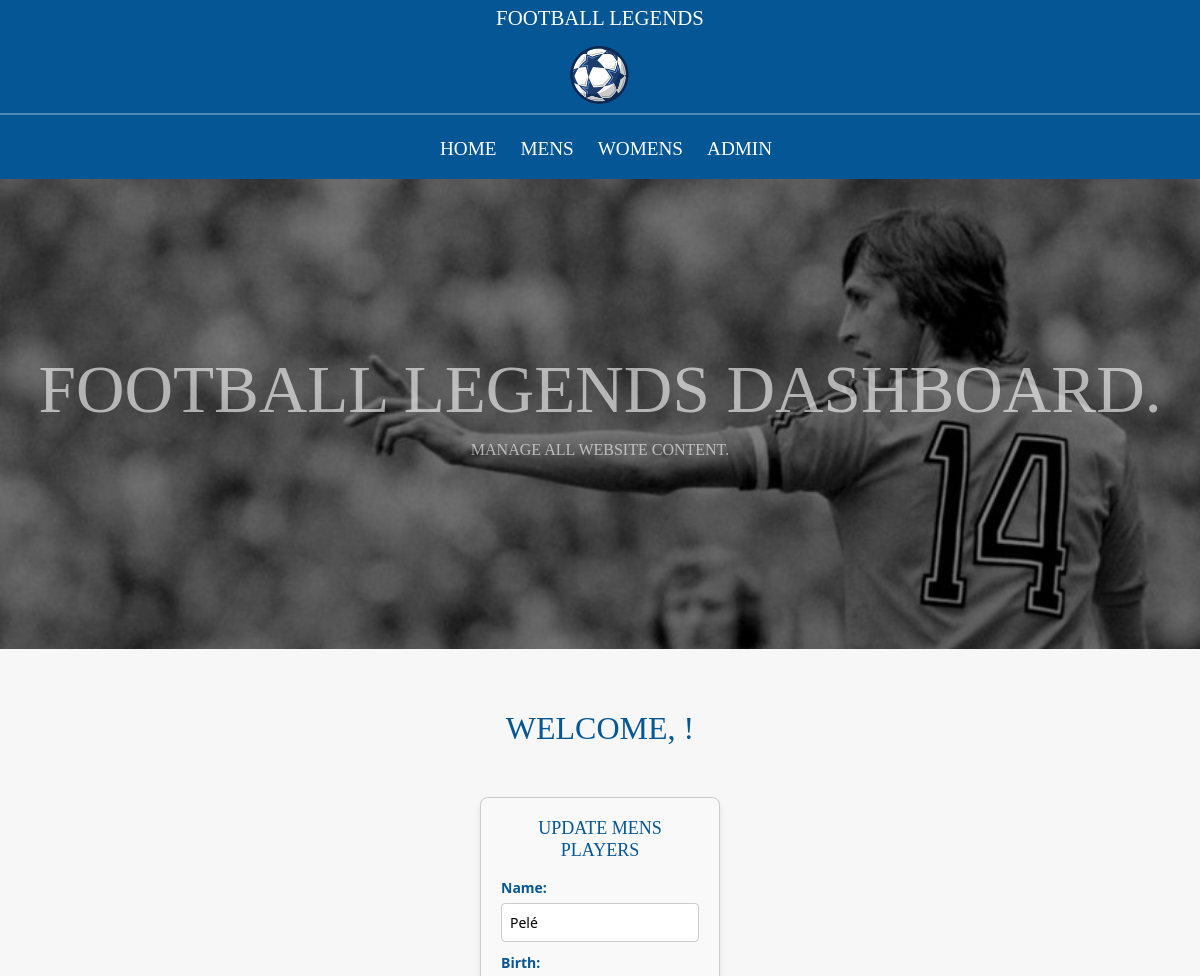
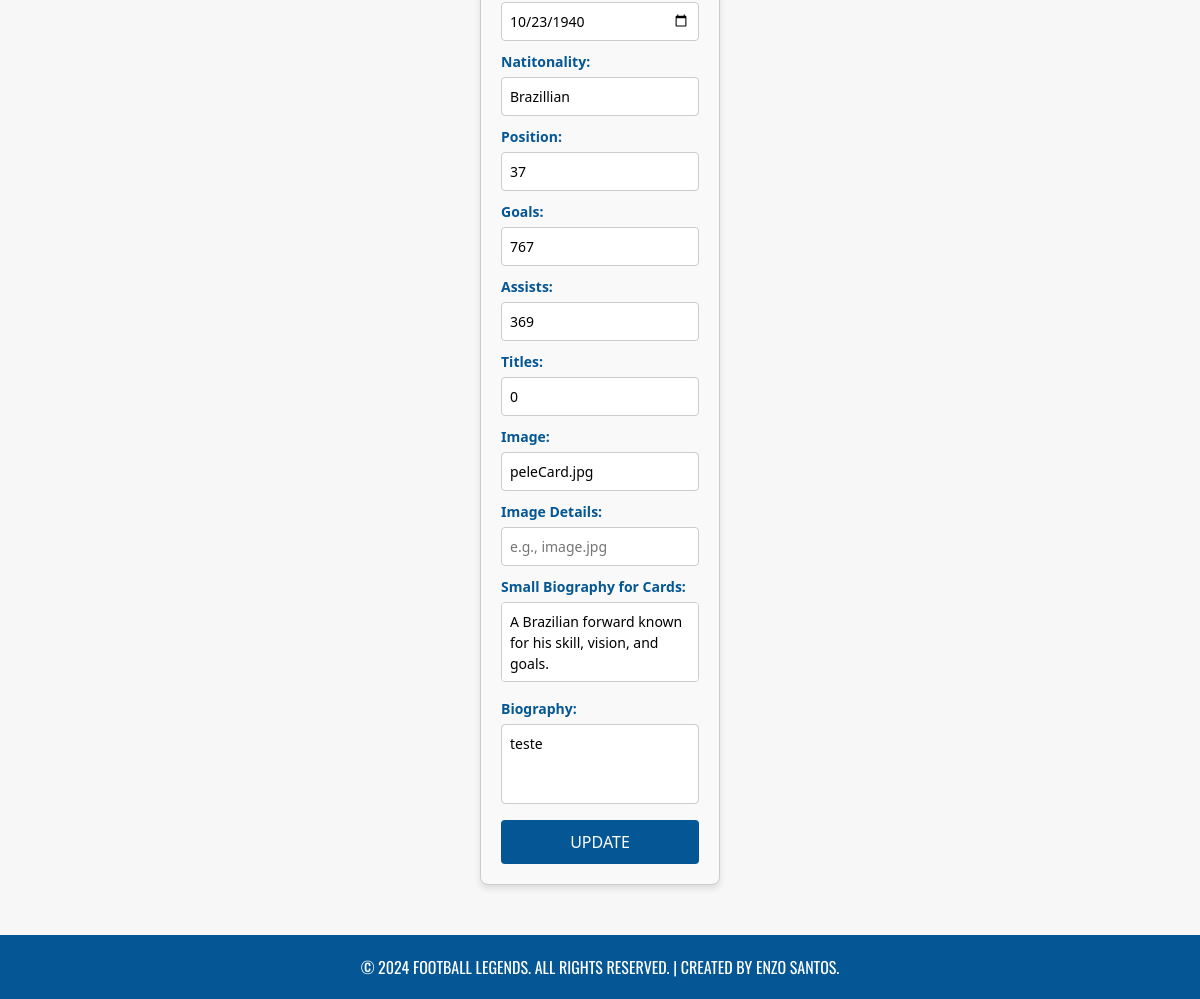
Screenshot of /pages/updateMens.php?id=36 with the database file from the repository (2 pictures, top to bottom).
### tables this page shows
CREATE TABLE `mens` (
  `id` int(11) NOT NULL,
  `name` varchar(100) NOT NULL,
  `birth_date` date NOT NULL,
  `nationality` varchar(50) NOT NULL,
  `goals` int(11) NOT NULL,
  `assists` int(11) NOT NULL,
  `titles` int(11) NOT NULL,
  `biography` text NOT NULL,
  `position` varchar(30) NOT NULL,
  `image_main` varchar(255) NOT NULL,
  `image_details` varchar(255) NOT NULL,
  `mini_bio` text NOT NULL
);

### pages/updateMens.php (the view, shortened to what this page needs)
<?php
include_once('../functions/functions.php');
$dbConnect = dbLink();
$id = $_GET['id'];
$name = returnMensDetails($dbConnect, $id, 'name');
$birth_date = returnMensDetails($dbConnect, $id, 'birth_date');
$nationality = returnMensDetails($dbConnect, $id, 'nationality');
$goals = returnMensDetails($dbConnect, $id, 'goals');
$assists = returnMensDetails($dbConnect, $id, 'assists');
$titles = returnMensDetails($dbConnect, $id, 'titles');
$biography = returnMensDetails($dbConnect, $id, 'biography');
$position = returnMensDetails($dbConnect, $id, 'position');
$image_main = returnMensDetails($dbConnect, $id, 'image_main');
$image_details = returnMensDetails($dbConnect, $id, 'image_details');
$mini_bio = returnMensDetails($dbConnect, $id, 'mini_bio');
?>
<!DOCTYPE html>
<html lang="en">
<head>
    <link href="https://cdn.jsdelivr.net/npm/bootstrap@5.3.3/dist/css/bootstrap.min.css" rel="stylesheet"
>
    <link rel="stylesheet" href="../css/style.css">
</head>
<body>
    <section id="banner-dash">
        <div class="text-banner">
            <h1> Football Legends Dashboard.</h1>
            <p>Manage all website content.</p>
        </div>
    </section>
    <div class="title-dash">
        <h2>Welcome, <?php echo $_SESSION['username']; ?>!</h2>
    </div>
    <?php
    echo ' <div class="dashboard-controls">
        <div class="form-dash-add">
            <form action="updateMensAction.php" method="post">
                <h4>Update Mens Players</h4>
                <label>Name:</label>
                <input type="text" placeholder="Players Name" name="name" value="' . $name . '">
                <label>Birth:</label>
                <input type="date" placeholder="Birth Date" name="birth_date" value="' . $birth_date . '">
                <label>Natitonality:</label>
                <input type="text" placeholder="Nationality" name="nationality" value="' . $nationality . '">
                <label>Position:</label>
                <input type="text" placeholder="Position" name="position" value="' . $position . '">
                <label>Goals:</label>
                <input type="number" placeholder="Goals" name="goals" value="' . $goals . '">
                <label>Assists:</label>
                <input type="number" placeholder="Assists" name="assists" value="' . $assists . '">
                <label>Titles:</label>
                <input type="number" placeholder="Titles" name="titles" value="' . $titles . '">
                <label>Image:</label>
                <input type="text" placeholder="e.g., image.jpg" name="image_main" value="' . $image_main . '">
                <label>Image Details:</label>
                <input type="text" placeholder="e.g., image.jpg" name="image_details" value="' . $image_details . '">
                <label>Small Biography for Cards:</label>
                <textarea name="mini_bio" maxlength="80" placeholder="Maximum 72 characters." >' . htmlspecialchars($mini_bio) . '</textarea>
                <label>Biography:</label>
                <textarea name="biography"  maxlength="2800" placeholder="Maximum 2800 characters." >' . htmlspecialchars($biography) . '</textarea>
                <input type="hidden" name="id" value="' . $id . '">
                <input type="submit" value="UPDATE">
            </form>
        </div>'
    ?>
    </div>
    <footer>
        <p>&copy; 2024 Football Legends. All rights reserved. | Created by Enzo Santos.</p>
    </footer>
</body>
</html>

### css/style.css (style rules this page uses)
* { padding: 0; margin: 0; box-sizing: border-box; }
body { background-color: #f7f7f7; }
.text-banner p { color: rgba(255, 255, 255, 0.6); font-family: 'SSports World-Regular'; text-transform: uppercase; text-align: center; }
footer { background-color: #045694; padding: 1.25em; color: #fff; text-align: center; height: 4em; font-family: "Oswald", serif; text-transform: uppercase; }
.title-dash { color: #045694; font-family: 'SSports World-Regular'; text-transform: uppercase; text-align: center; margin-top: 4em; font-size: 15px; }
#banner-dash { background: linear-gradient(rgba(0, 0, 0, 0.5), rgba(0, 0, 0, 0.5)), url('../img/cruyff2.jpg'); background-size: cover; height: 470px; display: flex; align-items: center; justify-content: center; }
#banner-dash h1 { color: rgba(255, 255, 255, 0.6); text-transform: uppercase; font-family: 'SSports World-Regular'; font-size: 4.2em; }
.dashboard-controls { display: flex; justify-content: center; margin-top: 50px; gap: 50px; }
.form-dash-add { width: 20%; padding: 20px; border: 1px solid #ccc; border-radius: 8px; background-color: #f9f9f9; box-shadow: 0 4px 6px rgba(0, 0, 0, 0.1); margin-bottom: 50px; }
.form-dash-add h4 { margin-bottom: 15px; text-align: center; font-size: 18px; color: #045694; text-transform: uppercase; font-family: 'SSports World-Regular'; }
.form-dash-add label { display: block; margin-bottom: 5px; font-size: 14px; font-weight: bold; color: #045694; }
.form-dash-add input[type="text"], .form-dash-add input[type="number"], .form-dash-add input[type="date"], .form-dash-add textarea { width: 100%; padding: 8px; margin-bottom: 10px; border: 1px solid #ccc; border-radius: 4px; font-size: 14px; }
.form-dash-add textarea { height: 80px; resize: none; }
.form-dash-add input[type="submit"] { width: 100%; padding: 10px; background-color: #045694; color: white; border: none; border-radius: 4px; font-size: 16px; cursor: pointer; transition: background-color 0.3s; }

### rows the page displays
mens: name "Pelé", birth_date "10/23/1940", nationality "Brazillian", position "37", goals "767", assists "369", titles "0", image_main "peleCard.jpg", mini_bio "A Brazilian forward known for his skill, vision, and goals.", biography "teste"
